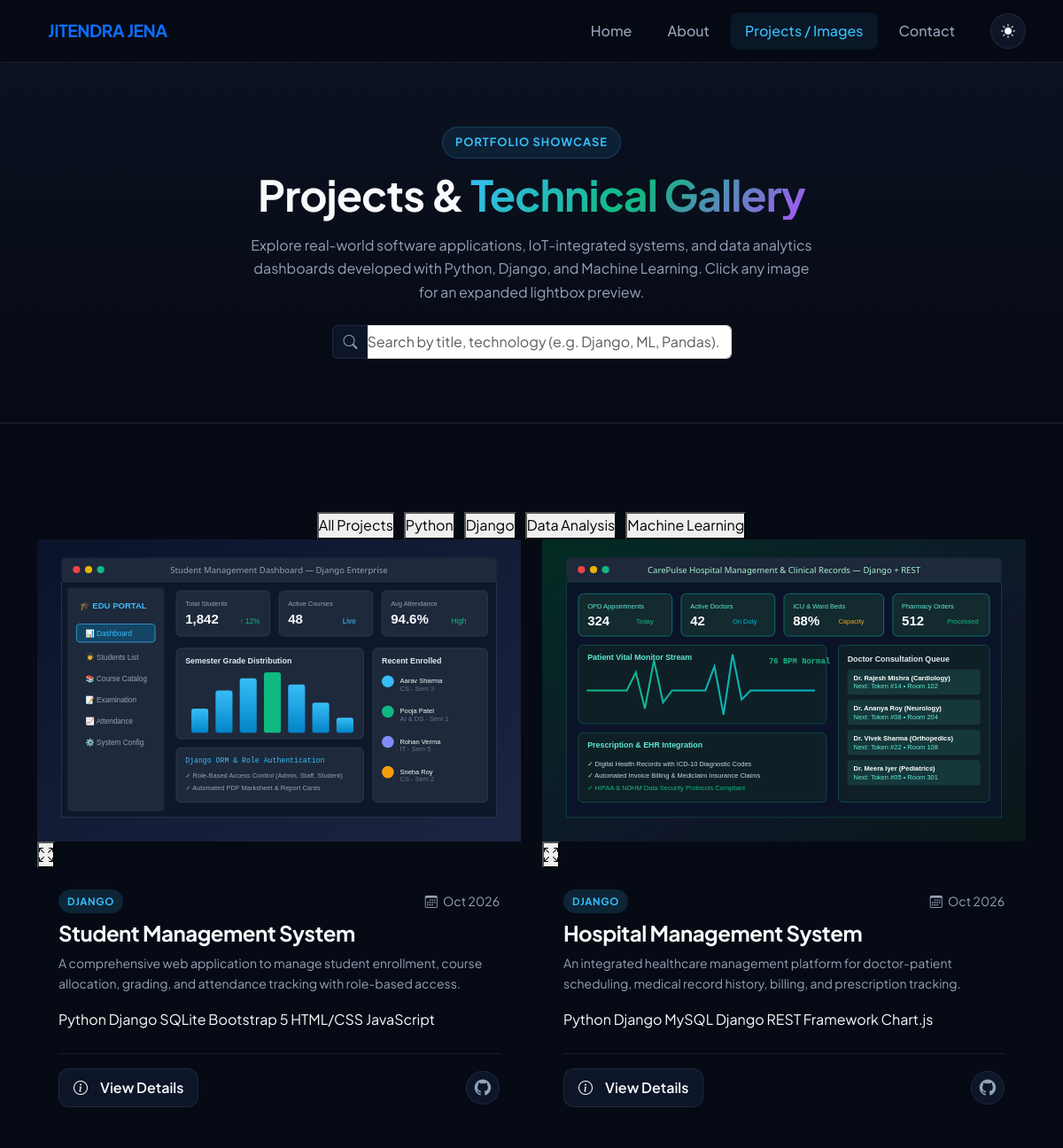
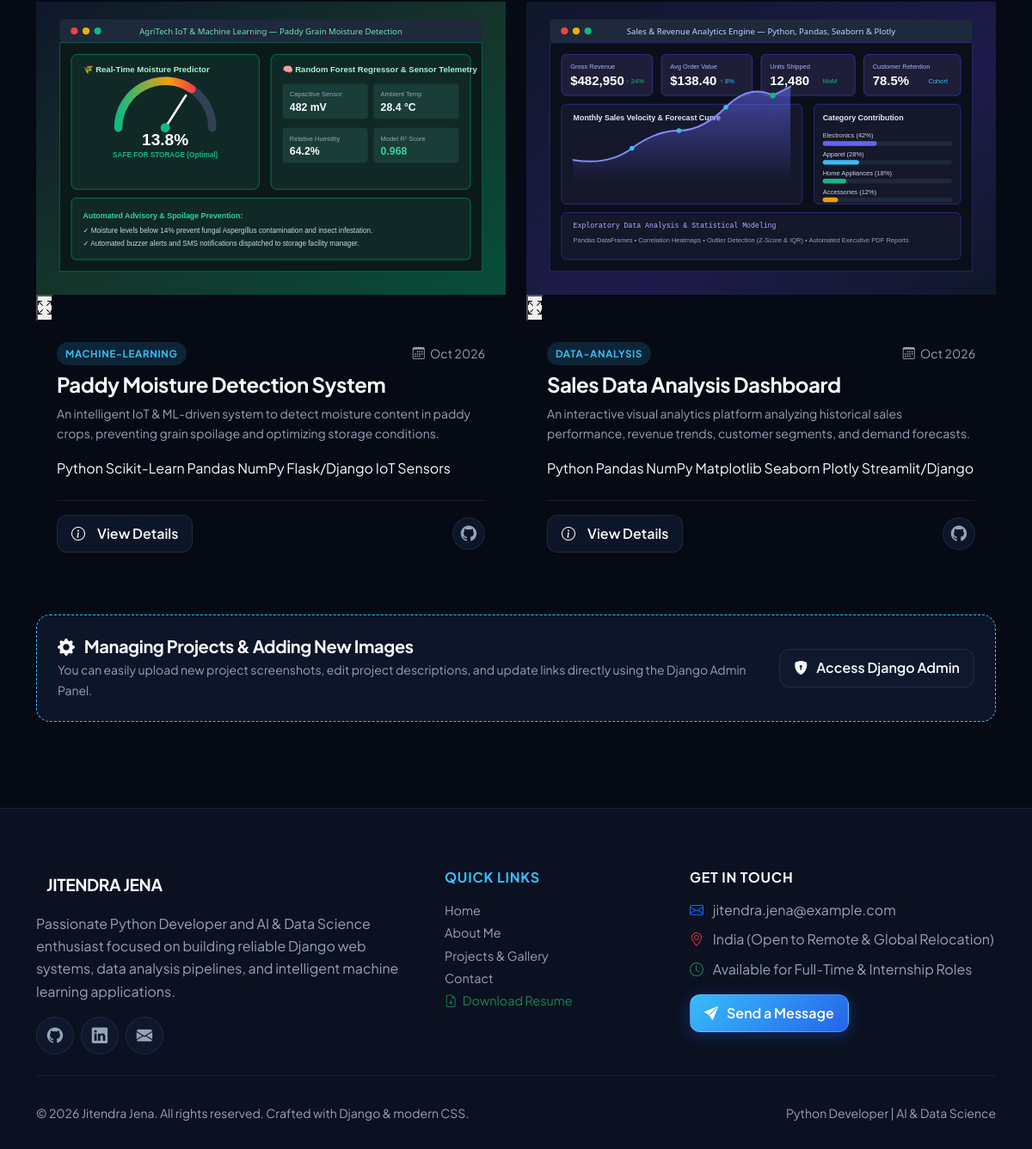
/projects/, run on the app's committed database (2 pictures, top to bottom).
### main/models.py (models this page shows, shortened)
class Project(models.Model):
    CATEGORY_CHOICES = [
        ('all', 'All'),
        ('python', 'Python'),
        ('django', 'Django'),
        ('data-analysis', 'Data Analysis'),
        ('machine-learning', 'Machine Learning'),
    ]
    title = models.CharField(max_length=200)
    slug = models.SlugField(max_length=220, unique=True, blank=True)
    category = models.CharField(max_length=50, choices=CATEGORY_CHOICES, default='python')
    short_description = models.CharField(max_length=300)
    description = models.TextField(blank=True)
    image = models.ImageField(upload_to='projects/', blank=True, null=True)
    image_static = models.CharField(
        max_length=255,
        blank=True,
        default='images/projects/default.jpg',
        help_text="Path relative to static/ (e.g. images/projects/student_mgmt.svg)"
    )
    technologies = models.CharField(
        max_length=250,
        help_text="Comma-separated list, e.g. Python, Django, SQLite, Bootstrap"
    )
    github_url = models.URLField(blank=True, default='')
    demo_url = models.URLField(blank=True, default='')
    is_featured = models.BooleanField(default=True)
    order = models.PositiveIntegerField(default=0)
    created_at = models.DateTimeField(auto_now_add=True)
    class Meta:
        ordering = ['order', '-created_at']
        verbose_name = 'Project'
        verbose_name_plural = 'Projects'
    def tech_list(self):
        if self.technologies:
            return [tech.strip() for tech in self.technologies.split(',') if tech.strip()]
        return []

### main/views.py (the view)
# urls.py: path('projects/', views.projects, name='projects'),
def projects(request):
    all_projs = get_all_projects()
    return render(request, 'projects.html', {
        'projects': all_projs,
        'active_page': 'projects'
    })

### main/views.py (called while the page is built, shortened)
def get_all_projects():
    db_projects = list(Project.objects.all())
    if db_projects:
        return db_projects
    class MockProject:
        def __init__(self, **kwargs):
            for k, v in kwargs.items():
                setattr(self, k, v)
    return [MockProject(**item) for item in DEFAULT_PROJECTS]

### templates/projects.html (shortened to what this page needs)
{% extends 'base.html' %}
{% load static %}
{% block content %}
<section class="py-5" style="background: linear-gradient(180deg, var(--bg-secondary) 0%, var(--bg-primary) 100%); border-bottom: 1px solid var(--border-color);">
  <div class="container text-center py-4">
    <span class="section-tag">Portfolio Showcase</span>
    <h1 class="display-5 fw-bold mb-3">Projects &amp; <span class="text-gradient">Technical Gallery</span></h1>
    <p class="text-muted-custom mx-auto" style="max-width: 650px;">
      Explore real-world software applications, IoT-integrated systems, and data analytics dashboards developed with Python, Django, and Machine Learning. Click any image for an expanded lightbox preview.
    </p>
    <div class="row justify-content-center mt-4">
      <div class="col-md-6 col-lg-5">
        <div class="input-group">
          <span class="input-group-text border-end-0" style="background: var(--bg-card); border-color: var(--border-color); color: var(--text-secondary);">
            <i class="bi bi-search"></i>
          </span>
          <input type="text" id="projectSearchInput" class="form-control border-start-0 shadow-none ps-0" placeholder="Search by title, technology (e.g. Django, ML, Pandas)..." aria-label="Search projects">
        </div>
      </div>
    </div>
  </div>
</section>
<section class="section-padding">
  <div class="container">
    <div class="filter-btn-group">
      <button type="button" class="filter-btn active" data-filter="all">All Projects</button>
      <button type="button" class="filter-btn" data-filter="python">Python</button>
      <button type="button" class="filter-btn" data-filter="django">Django</button>
      <button type="button" class="filter-btn" data-filter="data-analysis">Data Analysis</button>
      <button type="button" class="filter-btn" data-filter="machine-learning">Machine Learning</button>
    </div>
    <div class="row g-4" id="projectsGrid">
      {% for proj in projects %}
      <div class="col-lg-6 col-xl-6 project-grid-item"
           data-category="{{ proj.category }}"
           data-title="{{ proj.title }}"
           data-tech="{{ proj.technologies }}">
        <div class="portfolio-card">
          <div class="project-card-image">
            <img src="{% if proj.image %}{{ proj.image.url }}{% else %}{% static proj.image_static %}{% endif %}" alt="{{ proj.title }}">
            <div class="project-card-overlay">
              <button type="button" class="overlay-btn open-lightbox-trigger"
                      data-img="{% if proj.image %}{{ proj.image.url }}{% else %}{% static proj.image_static %}{% endif %}"
                      data-title="{{ proj.title }}"
                      data-desc="{{ proj.description|default:proj.short_description }}"
                      data-tech="{{ proj.technologies }}"
                      data-github="{{ proj.github_url }}"
                      data-demo="{{ proj.demo_url }}"
                      title="Click to view full preview in Lightbox"
                      aria-label="Enlarge image">
                <i class="bi bi-arrows-fullscreen"></i>
              </button>
            </div>
          </div>
          <div class="p-4 d-flex flex-column flex-grow-1">
            <div class="d-flex justify-content-between align-items-center mb-2">
              <span class="project-badge text-uppercase">{{ proj.category }}</span>
              <span class="small text-muted-custom">
                <i class="bi bi-calendar3 me-1"></i> {{ proj.created_at|date:"M Y"|default:"2024" }}
              </span>
            </div>
            <h3 class="h4 fw-bold mb-2">{{ proj.title }}</h3>
            <p class="text-muted-custom small mb-3 flex-grow-1">
              {{ proj.short_description }}
            </p>
            <div class="mb-4">
              {% for tech in proj.tech_list %}
              <span class="tech-tag">{{ tech }}</span>
              {% endfor %}
            </div>
            <div class="d-flex justify-content-between align-items-center pt-3 border-top" style="border-color: var(--border-color) !important;">
              <button type="button" class="btn-outline-custom py-2 px-3 fs-6 open-lightbox-trigger"
                      data-img="{% if proj.image %}{{ proj.image.url }}{% else %}{% static proj.image_static %}{% endif %}"
                      data-title="{{ proj.title }}"
                      data-desc="{{ proj.description|default:proj.short_description }}"
                      data-tech="{{ proj.technologies }}"
                      data-github="{{ proj.github_url }}"
                      data-demo="{{ proj.demo_url }}">
                <i class="bi bi-info-circle me-1"></i> View Details
              </button>
              <div class="d-flex gap-2">
                {% if proj.github_url and proj.github_url != '#' %}
                <a href="{{ proj.github_url }}" target="_blank" rel="noopener noreferrer" class="social-icon-btn" style="width: 38px; height: 38px;" title="Source Code on GitHub" aria-label="GitHub Code">
                  <i class="bi bi-github"></i>
                </a>
                {% endif %}
              </div>
            </div>
          </div>
        </div>
      </div>
      {% endfor %}
    </div>
    <div class="mt-5 p-4 rounded-4" style="background: var(--bg-card); border: 1px dashed var(--accent-blue);">
      <div class="d-flex flex-column flex-md-row justify-content-between align-items-center gap-3">
        <div>
          <h4 class="h5 fw-bold mb-1 text-gradient-alt">
            <i class="bi bi-gear-fill me-2"></i> Managing Projects &amp; Adding New Images
          </h4>
          <p class="text-muted-custom small mb-0">
            You can easily upload new project screenshots, edit project descriptions, and update links directly using the Django Admin Panel.
          </p>
        </div>
        <a href="/admin/" target="_blank" class="btn-outline-custom text-nowrap py-2 px-3">
          <i class="bi bi-shield-lock-fill"></i> Access Django Admin
        </a>
      </div>
    </div>
  </div>
</section>
{% endblock %}

### templates/base.html (shortened to what this page needs)
{% load static %}
<!DOCTYPE html>
<html lang="en" data-theme="dark">
<head>
  <link href="https://cdn.jsdelivr.net/npm/bootstrap@5.3.3/dist/css/bootstrap.min.css" rel="stylesheet">
  <link rel="stylesheet" href="https://cdn.jsdelivr.net/npm/bootstrap-icons@1.11.3/font/bootstrap-icons.min.css">
  <link rel="stylesheet" href="https://cdnjs.cloudflare.com/ajax/libs/font-awesome/6.5.1/css/all.min.css">
  <link rel="stylesheet" href="{% static 'css/style.css' %}">
</head>
<body>
  <nav class="navbar navbar-expand-lg navbar-custom sticky-top" id="mainNavbar">
    <div class="container">
      <a class="navbar-brand-name" href="{% url 'home' %}">
        <span class="fw-bold tracking-tight">JITENDRA JENA</span>
      </a>
      <div class="collapse navbar-collapse" id="portfolioNavContent">
        <ul class="navbar-nav ms-auto mb-2 mb-lg-0 align-items-lg-center gap-lg-2">
          <li class="nav-item">
            <a class="nav-link nav-link-custom {% if active_page == 'home' %}active{% endif %}" href="{% url 'home' %}">Home</a>
          </li>
          <li class="nav-item">
            <a class="nav-link nav-link-custom {% if active_page == 'about' %}active{% endif %}" href="{% url 'about' %}">About</a>
          </li>
          <li class="nav-item">
            <a class="nav-link nav-link-custom {% if active_page == 'projects' %}active{% endif %}" href="{% url 'projects' %}">Projects / Images</a>
          </li>
          <li class="nav-item">
            <a class="nav-link nav-link-custom {% if active_page == 'contact' %}active{% endif %}" href="{% url 'contact' %}">Contact</a>
          </li>
          <li class="nav-item ms-lg-3 d-none d-lg-block">
            <button class="theme-toggle-btn" id="themeToggleBtn" type="button" aria-label="Toggle Dark and Light theme" title="Toggle Theme">
              <i class="bi bi-sun-fill" id="themeToggleIcon"></i>
            </button>
          </li>
        </ul>
      </div>
    </div>
  </nav>
  <main>
    {% block content %}{% endblock %}
  </main>
  <footer class="footer-custom">
    <div class="container">
      <div class="row g-4 mb-4">
        <div class="col-lg-5 col-md-6">
          <div class="navbar-brand-name mb-3">
            <span class="fw-bold tracking-tight">JITENDRA JENA</span>
          </div>
          <p class="text-muted-custom mb-3 pe-lg-4">
            Passionate Python Developer and AI & Data Science enthusiast focused on building reliable Django web systems, data analysis pipelines, and intelligent machine learning applications.
          </p>
          <div class="d-flex gap-2">
            <a href="https://github.com/jitendrajena" target="_blank" rel="noopener noreferrer" class="social-icon-btn" aria-label="GitHub">
              <i class="bi bi-github"></i>
            </a>
            <a href="https://linkedin.com/in/jitendra-jena" target="_blank" rel="noopener noreferrer" class="social-icon-btn" aria-label="LinkedIn">
              <i class="bi bi-linkedin"></i>
            </a>
            <a href="mailto:jitendra.jena@example.com" class="social-icon-btn" aria-label="Email">
              <i class="bi bi-envelope-fill"></i>
            </a>
          </div>
        </div>
        <div class="col-lg-3 col-md-6">
          <h6 class="fw-bold mb-3 text-uppercase" style="letter-spacing: 0.05em; color: var(--accent-blue);">Quick Links</h6>
          <ul class="list-unstyled">
            <li><a href="{% url 'home' %}" class="footer-link">Home</a></li>
            <li><a href="{% url 'about' %}" class="footer-link">About Me</a></li>
            <li><a href="{% url 'projects' %}" class="footer-link">Projects & Gallery</a></li>
            <li><a href="{% url 'contact' %}" class="footer-link">Contact</a></li>
            <li><a href="{% static 'docs/Jitendra_Jena_Resume.pdf' %}" download class="footer-link text-success"><i class="bi bi-file-earmark-arrow-down me-1"></i> Download Resume</a></li>
          </ul>
        </div>
        <div class="col-lg-4 col-md-12">
          <h6 class="fw-bold mb-3 text-uppercase" style="letter-spacing: 0.05em; color: var(--accent-green);">Get In Touch</h6>
          <p class="text-muted-custom mb-2">
            <i class="bi bi-envelope me-2 text-primary"></i> jitendra.jena@example.com
          </p>
          <p class="text-muted-custom mb-2">
            <i class="bi bi-geo-alt me-2 text-danger"></i> India (Open to Remote & Global Relocation)
          </p>
          <p class="text-muted-custom mb-3">
            <i class="bi bi-clock me-2 text-success"></i> Available for Full-Time & Internship Roles
          </p>
          <a href="{% url 'contact' %}" class="btn-primary-custom py-2 px-3 fs-6">
            <i class="bi bi-send-fill"></i> Send a Message
          </a>
        </div>
      </div>
      <hr style="border-color: var(--border-color); opacity: 0.7;">
      <div class="d-flex flex-column flex-md-row justify-content-between align-items-center pt-3 gap-2">
        <p class="text-muted-custom mb-0 small">
          &copy; <span id="currentYear">{% now "Y" %}</span> Jitendra Jena. All rights reserved. Crafted with Django & modern CSS.
        </p>
        <p class="text-muted-custom mb-0 small">
          Python Developer | AI & Data Science
        </p>
      </div>
    </div>
  </footer>
</body>
</html>

### data on the page
Project: image_static (picture), category "DJANGO", created_at "Oct 2026", title "Student Management System", short_description "A comprehensive web application to manage student enrollment, course allocation, grading, and attendance tracking with role-based access.", tech_list "Python" "Django" "SQLite" "Bootstrap 5" "HTML/CSS" "JavaScript"
Project: image_static (picture), category "DJANGO", created_at "Oct 2026", title "Hospital Management System", short_description "An integrated healthcare management platform for doctor-patient scheduling, medical record history, billing, and prescription tracking.", tech_list "Python" "Django" "MySQL" "Django REST Framework" "Chart.js"
Project: image_static (picture), category "MACHINE-LEARNING", created_at "Oct 2026", title "Paddy Moisture Detection System", short_description "An intelligent IoT & ML-driven system to detect moisture content in paddy crops, preventing grain spoilage and optimizing storage conditions.", tech_list "Python" "Scikit-Learn" "Pandas" "NumPy" "Flask/Django" "IoT Sensors"
Project: image_static (picture), category "DATA-ANALYSIS", created_at "Oct 2026", title "Sales Data Analysis Dashboard", short_description "An interactive visual analytics platform analyzing historical sales performance, revenue trends, customer segments, and demand forecasts.", tech_list "Python" "Pandas" "NumPy" "Matplotlib" "Seaborn" "Plotly" "Streamlit/Django"
